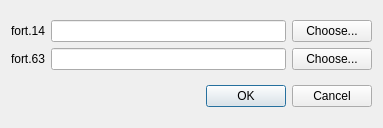
<?xml version="1.0" encoding="UTF-8"?>
<ui version="4.0">
 <class>Dialog_Open</class>
 <widget class="QDialog" name="Dialog_Open">
  <property name="geometry">
   <rect>
    <x>0</x>
    <y>0</y>
    <width>383</width>
    <height>128</height>
   </rect>
  </property>
  <property name="windowTitle">
   <string>Dialog</string>
  </property>
  <layout class="QVBoxLayout" name="verticalLayout_2">
   <item>
    <layout class="QGridLayout" name="gridLayout">
     <item row="1" column="1">
      <widget class="QLineEdit" name="fort63Location"/>
     </item>
     <item row="0" column="0">
      <widget class="QLabel" name="label">
       <property name="text">
        <string>fort.14</string>
       </property>
      </widget>
     </item>
     <item row="1" column="0">
      <widget class="QLabel" name="label_2">
       <property name="text">
        <string>fort.63</string>
       </property>
      </widget>
     </item>
     <item row="0" column="1">
      <widget class="QLineEdit" name="fort14Location"/>
     </item>
     <item row="0" column="2">
      <widget class="QPushButton" name="chooseFort14">
       <property name="text">
        <string>Choose...</string>
       </property>
      </widget>
     </item>
     <item row="1" column="2">
      <widget class="QPushButton" name="chooseFort63">
       <property name="text">
        <string>Choose...</string>
       </property>
      </widget>
     </item>
    </layout>
   </item>
   <item>
    <widget class="QDialogButtonBox" name="buttonBox">
     <property name="orientation">
      <enum>Qt::Horizontal</enum>
     </property>
     <property name="standardButtons">
      <set>QDialogButtonBox::Cancel|QDialogButtonBox::Ok</set>
     </property>
    </widget>
   </item>
  </layout>
 </widget>
 <resources/>
 <connections>
  <connection>
   <sender>buttonBox</sender>
   <signal>accepted()</signal>
   <receiver>Dialog_Open</receiver>
   <slot>accept()</slot>
   <hints>
    <hint type="sourcelabel">
     <x>248</x>
     <y>254</y>
    </hint>
    <hint type="destinationlabel">
     <x>157</x>
     <y>274</y>
    </hint>
   </hints>
  </connection>
  <connection>
   <sender>buttonBox</sender>
   <signal>rejected()</signal>
   <receiver>Dialog_Open</receiver>
   <slot>reject()</slot>
   <hints>
    <hint type="sourcelabel">
     <x>316</x>
     <y>260</y>
    </hint>
    <hint type="destinationlabel">
     <x>286</x>
     <y>274</y>
    </hint>
   </hints>
  </connection>
 </connections>
</ui>
